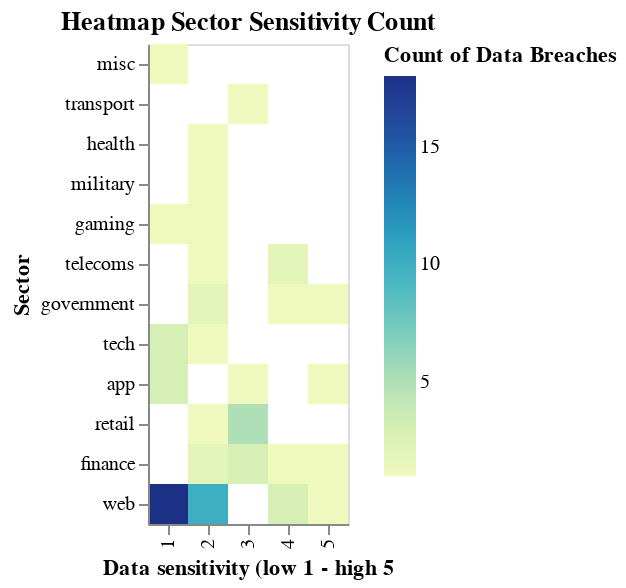

The notebook cell saved with this chart:
### Markdown cell above
### Question 4

<div class="alert alert-info" style="color:black">

Another way of visualizing the information in the previous plot is to create a heatmap with counts of the combinations of each sector and data sensitivity category:

1. Create a heatmap
   with the sectors on the y-axis
   and the data sensitivity level on the x-axis
   (encoded as an ordinal variable).
2. Encode the counts of each combination as the color of the rectangle
3. Sort the y-axis based on the counts.
4. Add a tooltip with has the sector, data sensitity and count

</div>

_Points:_ 14

### Code cell
heatmap_sector_sensitivity_count = alt.Chart(breaches).mark_rect().encode(
    x = alt.X("data_sensitivity:O", title = "Data sensitivity (low 1 - high 5"),
    y = alt.Y("sector", sort = "color", title = "Sector"),
    color = alt.Color("count()", title = "Count of Data Breaches"),
    tooltip = ["sector", "data_sensitivity", "count()"],
).properties(
    title = "Heatmap Sector Sensitivity Count"
).interactive()

# Show the plot
heatmap_sector_sensitivity_count

### Figure 1 — Vega-Lite specification as saved in the notebook (floating-point values rounded to 4 significant figures)
{"$schema": "https://vega.github.io/schema/vega-lite/v4.17.0.json", "config": {"view": {"continuousHeight": 300, "continuousWidth": 400}}, "data": {"name": "data-983fd4a0b346be762802282aadc3c3e4"}, "datasets": {"data-983fd4a0b346be762802282aadc3c3e4": [{"data_sensitivity": 4, "date": "2021-09-01T00:00:00", "index": 1, "method": "hacked", "organisation": "Syniverse", "records_lost": 500000000, "sector": "telecoms", "source_name": "Vice", "year": 2021}, {"data_sensitivity": 2, "date": "2021-09-01T00:00:00", "index": 5, "method": "poor security", "organisation": "Thailand visitors", "records_lost": 100000000, "sector": "government", "source_name": "South China Morning Post", "year": 2021}, {"data_sensitivity": 1, "date": "2021-07-01T00:00:00", "index": 10, "method": "hacked", "organisation": "Linkedin", "records_lost": 700000000, "sector": "web", "source_name": "9 to 5 mac", "year": 2021}, {"data_sensitivity": 2, "date": "2021-02-01T00:00:00", "index": 21, "method": "hacked", "organisation": "Experian Brazil", "records_lost": 220000000, "sector": "finance", "source_name": "ZDNet", "year": 2021}, {"data_sensitivity": 1, "date": "2021-03-01T00:00:00", "index": 24, "method": "hacked", "organisation": "Facebook", "records_lost": 533000000, "sector": "tech", "source_name": "Business Insider", "year": 2021}, {"data_sensitivity": 3, "date": "2020-12-01T00:00:00", "index": 28, "method": "hacked", "organisation": "SolarWinds", "records_lost": 50000000, "sector": "app", "source_name": "New York Times", "year": 2020}, {"data_sensitivity": 2, "date": "2020-04-01T00:00:00", "index": 37, "method": "hacked", "organisation": "Pakistani mobile operators", "records_lost": 115000000, "sector": "telecoms", "source_name": "ZDNet", "year": 2020}, {"data_sensitivity": 1, "date": "2020-01-01T00:00:00", "index": 41, "method": "poor security", "organisation": "Microsoft", "records_lost": 250000000, "sector": "web", "source_name": "Forbes", "year": 2020}, {"data_sensitivity": 2, "date": "2019-05-01T00:00:00", "index": 56, "method": "hacked", "organisation": "Canva", "records_lost": 139000000, "sector": "web", "source_name": "ZDNet", "year": 2019}, {"data_sensitivity": 1, "date": "2019-05-01T00:00:00", "index": 57, "method": "poor security", "organisation": "Chtrbox", "records_lost": 49000000, "sector": "misc", "source_name": "Techcrunch", "year": 2019}, {"data_sensitivity": 1, "date": "2019-02-01T00:00:00", "index": 62, "method": "hacked", "organisation": "Dubsmash", "records_lost": 162000000, "sector": "web", "source_name": "The Register", "year": 2019}, {"data_sensitivity": 1, "date": "2019-02-01T00:00:00", "index": 63, "method": "hacked", "organisation": "ShareThis", "records_lost": 41000000, "sector": "web", "source_name": "The Register", "year": 2019}, {"data_sensitivity": 2, "date": "2019-02-01T00:00:00", "index": 77, "method": "hacked", "organisation": "Houzz", "records_lost": 57000000, "sector": "retail", "source_name": "Techcrunch", "year": 2019}, {"data_sensitivity": 2, "date": "2019-05-01T00:00:00", "index": 86, "method": "poor security", "organisation": "Indian citizens", "records_lost": 275265298, "sector": "web", "source_name": "Bleeping Computer", "year": 2019}, {"data_sensitivity": 3, "date": "2019-07-01T00:00:00", "index": 88, "method": "hacked", "organisation": "Capital One", "records_lost": 100000000, "sector": "finance", "source_name": "Forbes", "year": 2019}, {"data_sensitivity": 2, "date": "2019-09-01T00:00:00", "index": 90, "method": "poor security", "organisation": "Facebook", "records_lost": 419000000, "sector": "web", "source_name": "Fast Company", "year": 2019}, {"data_sensitivity": 2, "date": "2019-11-01T00:00:00", "index": 93, "method": "poor security", "organisation": "OxyData", "records_lost": 380000000, "sector": "tech", "source_name": "Dataviper", "year": 2019}, {"data_sensitivity": 3, "date": "2018-10-01T00:00:00", "index": 97, "method": "hacked", "organisation": "Cathay Pacific Airways", "records_lost": 94000000, "sector": "transport", "source_name": "ABC News", "year": 2018}, {"data_sensitivity": 2, "date": "2018-12-01T00:00:00", "index": 98, "method": "poor security", "organisation": "Chinese resume leak", "records_lost": 202000000, "sector": "web", "source_name": "HackenProof", "year": 2018}, {"data_sensitivity": 2, "date": "2018-12-01T00:00:00", "index": 99, "method": "poor security", "organisation": "Google+", "records_lost": 52500000, "sector": "web", "source_name": "The Verge", "year": 2018}, {"data_sensitivity": 1, "date": "2018-12-01T00:00:00", "index": 100, "method": "hacked", "organisation": "Quora", "records_lost": 100000000, "sector": "web", "source_name": "NY Times", "year": 2018}, {"data_sensitivity": 3, "date": "2018-11-01T00:00:00", "index": 101, "method": "hacked", "organisation": "Marriott International", "records_lost": 383000000, "sector": "retail", "source_name": "NY Times, CNET", "year": 2018}, {"data_sensitivity": 1, "date": "2018-03-01T00:00:00", "index": 103, "method": "hacked", "organisation": "Facebook", "records_lost": 50000000, "sector": "web", "source_name": "Guardian", "year": 2018}, {"data_sensitivity": 1, "date": "2018-06-01T00:00:00", "index": 106, "method": "hacked", "organisation": "MyHeritage", "records_lost": 92283889, "sector": "web", "source_name": "Bloomberg", "year": 2018}, {"data_sensitivity": 1, "date": "2018-03-01T00:00:00", "index": 112, "method": "hacked", "organisation": "MyFitnessPal", "records_lost": 150000000, "sector": "app", "source_name": "Guardian", "year": 2018}, {"data_sensitivity": 1, "date": "2018-06-01T00:00:00", "index": 114, "method": "poor security", "organisation": "Nametests", "records_lost": 120000000, "sector": "app", "source_name": "Medium", "year": 2018}, {"data_sensitivity": 5, "date": "2018-06-01T00:00:00", "index": 116, "method": "poor security", "organisation": "Firebase", "records_lost": 100000000, "sector": "app", "source_name": "Bleeping Computer", "year": 2018}, {"data_sensitivity": 4, "date": "2018-03-01T00:00:00", "index": 117, "method": "poor security", "organisation": "Aadhaar", "records_lost": 550000000, "sector": "government", "source_name": "ZDNet", "year": 2018}, {"data_sensitivity": 2, "date": "2018-05-01T00:00:00", "index": 121, "method": "poor security", "organisation": "LocalBlox", "records_lost": 48000000, "sector": "web", "source_name": "UpGuard", "year": 2018}, {"data_sensitivity": 1, "date": "2018-05-01T00:00:00", "index": 122, "method": "poor security", "organisation": "Twitter", "records_lost": 330000000, "sector": "tech", "source_name": "Reuters", "year": 2018}, {"data_sensitivity": 3, "date": "2018-09-01T00:00:00", "index": 133, "method": "hacked", "organisation": "Newegg", "records_lost": 45000000, "sector": "retail", "source_name": "TechCrunch", "year": 2018}, {"data_sensitivity": 1, "date": "2018-05-01T00:00:00", "index": 135, "method": "poor security", "organisation": "Apollo", "records_lost": 200000000, "sector": "tech", "source_name": "Wired", "year": 2018}, {"data_sensitivity": 1, "date": "2017-11-01T00:00:00", "index": 139, "method": "hacked", "organisation": "Uber", "records_lost": 57000000, "sector": "app", "source_name": "Bloomberg", "year": 2017}, {"data_sensitivity": 4, "date": "2017-08-01T00:00:00", "index": 142, "method": "poor security", "organisation": "Spambot", "records_lost": 520000000, "sector": "web", "source_name": "The Guardian", "year": 2017}, {"data_sensitivity": 2, "date": "2017-03-01T00:00:00", "index": 149, "method": "oops!", "organisation": "River City Media", "records_lost": 340000000, "sector": "web", "source_name": "Guardian", "year": 2017}, {"data_sensitivity": 4, "date": "2017-10-01T00:00:00", "index": 155, "method": "hacked", "organisation": "Malaysian telcos & MVNOs", "records_lost": 46200000, "sector": "telecoms", "source_name": "LowYat", "year": 2017}, {"data_sensitivity": 4, "date": "2017-09-01T00:00:00", "index": 159, "method": "hacked", "organisation": "Equifax", "records_lost": 143000000, "sector": "finance", "source_name": "UK Gov", "year": 2017}, {"data_sensitivity": 1, "date": "2016-05-01T00:00:00", "index": 161, "method": "hacked", "organisation": "LinkedIn", "records_lost": 117000000, "sector": "web", "source_name": "CNN", "year": 2016}, {"data_sensitivity": 1, "date": "2016-05-01T00:00:00", "index": 162, "method": "hacked", "organisation": "Tumblr", "records_lost": 65000000, "sector": "web", "source_name": "Vice", "year": 2016}, {"data_sensitivity": 2, "date": "2016-09-01T00:00:00", "index": 163, "method": "hacked", "organisation": "Yahoo", "records_lost": 500000000, "sector": "web", "source_name": "CNBC", "year": 2016}, {"data_sensitivity": 5, "date": "2016-04-01T00:00:00", "index": 165, "method": "hacked", "organisation": "Philippines’ Commission on Elections", "records_lost": 55000000, "sector": "government", "source_name": "Trend Micro", "year": 2016}, {"data_sensitivity": 2, "date": "2016-04-01T00:00:00", "index": 168, "method": "hacked", "organisation": "Turkish citizenship database", "records_lost": 49611709, "sector": "government", "source_name": "Business Insider", "year": 2016}, {"data_sensitivity": 4, "date": "2016-06-01T00:00:00", "index": 179, "method": "hacked", "organisation": "VK", "records_lost": 171000000, "sector": "web", "source_name": "Motherboard", "year": 2016}, {"data_sensitivity": 1, "date": "2016-05-01T00:00:00", "index": 182, "method": "hacked", "organisation": "MySpace", "records_lost": 164000000, "sector": "web", "source_name": "Vice", "year": 2016}, {"data_sensitivity": 1, "date": "2016-12-01T00:00:00", "index": 186, "method": "hacked", "organisation": "Dailymotion", "records_lost": 85200000, "sector": "web", "source_name": "ZDNet", "year": 2016}, {"data_sensitivity": 4, "date": "2016-10-01T00:00:00", "index": 187, "method": "hacked", "organisation": "Weebly", "records_lost": 43000000, "sector": "web", "source_name": "Tech Crunch", "year": 2016}, {"data_sensitivity": 1, "date": "2016-11-01T00:00:00", "index": 190, "method": "hacked", "organisation": "Friend Finder Network", "records_lost": 412000000, "sector": "web", "source_name": "ZDNet", "year": 2016}, {"data_sensitivity": 2, "date": "2015-12-01T00:00:00", "index": 197, "method": "poor security", "organisation": "Deep Root Analytics", "records_lost": 198000000, "sector": "web", "source_name": "Reuters, UpGuard", "year": 2015}, {"data_sensitivity": 5, "date": "2015-11-01T00:00:00", "index": 210, "method": "hacked", "organisation": "Securus Technologies", "records_lost": 70000000, "sector": "web", "source_name": "The Intercept", "year": 2015}, {"data_sensitivity": 2, "date": "2015-02-01T00:00:00", "index": 216, "method": "hacked", "organisation": "Anthem ", "records_lost": 80000000, "sector": "health", "source_name": "NYTimes", "year": 2015}, {"data_sensitivity": 1, "date": "2014-05-01T00:00:00", "index": 224, "method": "hacked", "organisation": "Ebay", "records_lost": 145000000, "sector": "web", "source_name": "Business Insider", "year": 2014}, {"data_sensitivity": 3, "date": "2014-10-01T00:00:00", "index": 227, "method": "hacked", "organisation": "JP Morgan Chase", "records_lost": 76000000, "sector": "finance", "source_name": "Deal Book", "year": 2014}, {"data_sensitivity": 3, "date": "2014-09-01T00:00:00", "index": 233, "method": "hacked", "organisation": "Home Depot", "records_lost": 56000000, "sector": "retail", "source_name": "Krebs on Security", "year": 2014}, {"data_sensitivity": 5, "date": "2013-07-01T00:00:00", "index": 237, "method": "hacked", "organisation": "Massive American business hack", "records_lost": 160000000, "sector": "finance", "source_name": "Technology Review", "year": 2013}, {"data_sensitivity": 1, "date": "2013-04-01T00:00:00", "index": 242, "method": "hacked", "organisation": "Living Social", "records_lost": 50000000, "sector": "web", "source_name": "Naked Security, New York Times", "year": 2013}, {"data_sensitivity": 2, "date": "2016-12-01T00:00:00", "index": 243, "method": "hacked", "organisation": "Yahoo", "records_lost": 550000000, "sector": "web", "source_name": "NY Times, BBC", "year": 2013}, {"data_sensitivity": 2, "date": "2013-07-01T00:00:00", "index": 254, "method": "hacked", "organisation": "UbiSoft", "records_lost": 58000000, "sector": "gaming", "source_name": "BBC News", "year": 2013}, {"data_sensitivity": 1, "date": "2013-03-01T00:00:00", "index": 259, "method": "hacked", "organisation": "Evernote", "records_lost": 50000000, "sector": "web", "source_name": "Wired, Digital Trends", "year": 2013}, {"data_sensitivity": 2, "date": "2013-10-01T00:00:00", "index": 266, "method": "inside job", "organisation": "Court Ventures", "records_lost": 200000000, "sector": "finance", "source_name": "NY Times, Gov Tech", "year": 2013}, {"data_sensitivity": 3, "date": "2013-12-01T00:00:00", "index": 271, "method": "hacked", "organisation": "Target", "records_lost": 70000000, "sector": "retail", "source_name": "Huffington Post", "year": 2013}, {"data_sensitivity": 1, "date": "2016-09-01T00:00:00", "index": 287, "method": "hacked", "organisation": "Last.fm", "records_lost": 43500000, "sector": "web", "source_name": "ZD Net", "year": 2012}, {"data_sensitivity": 1, "date": "2016-08-01T00:00:00", "index": 294, "method": "hacked", "organisation": "Dropbox", "records_lost": 68700000, "sector": "web", "source_name": "The Telegraph", "year": 2012}, {"data_sensitivity": 1, "date": "2011-04-01T00:00:00", "index": 304, "method": "hacked", "organisation": "Sony PSN", "records_lost": 77000000, "sector": "gaming", "source_name": "Mashable", "year": 2011}, {"data_sensitivity": 3, "date": "2009-01-01T00:00:00", "index": 345, "method": "hacked", "organisation": "Heartland", "records_lost": 130000000, "sector": "finance", "source_name": "Dark Reading", "year": 2009}, {"data_sensitivity": 2, "date": "2009-10-01T00:00:00", "index": 353, "method": "lost device ", "organisation": "US Military", "records_lost": 76000000, "sector": "military", "source_name": "Wired", "year": 2009}, {"data_sensitivity": 3, "date": "2007-03-01T00:00:00", "index": 379, "method": "hacked", "organisation": "TK / TJ Maxx", "records_lost": 94000000, "sector": "retail", "source_name": "ZD Net", "year": 2007}, {"data_sensitivity": 1, "date": "2004-06-01T00:00:00", "index": 391, "method": "inside job", "organisation": "AOL", "records_lost": 92000000, "sector": "web", "source_name": "CNN", "year": 2004}]}, "encoding": {"color": {"aggregate": "count", "title": "Count of Data Breaches", "type": "quantitative"}, "tooltip": [{"field": "sector", "type": "nominal"}, {"field": "data_sensitivity", "type": "quantitative"}, {"aggregate": "count", "type": "quantitative"}], "x": {"field": "data_sensitivity", "title": "Data sensitivity (low 1 - high 5", "type": "ordinal"}, "y": {"field": "sector", "sort": "color", "title": "Sector", "type": "nominal"}}, "mark": "rect", "selection": {"selector002": {"bind": "scales", "encodings": ["x", "y"], "type": "interval"}}, "title": "Heatmap Sector Sensitivity Count"}
